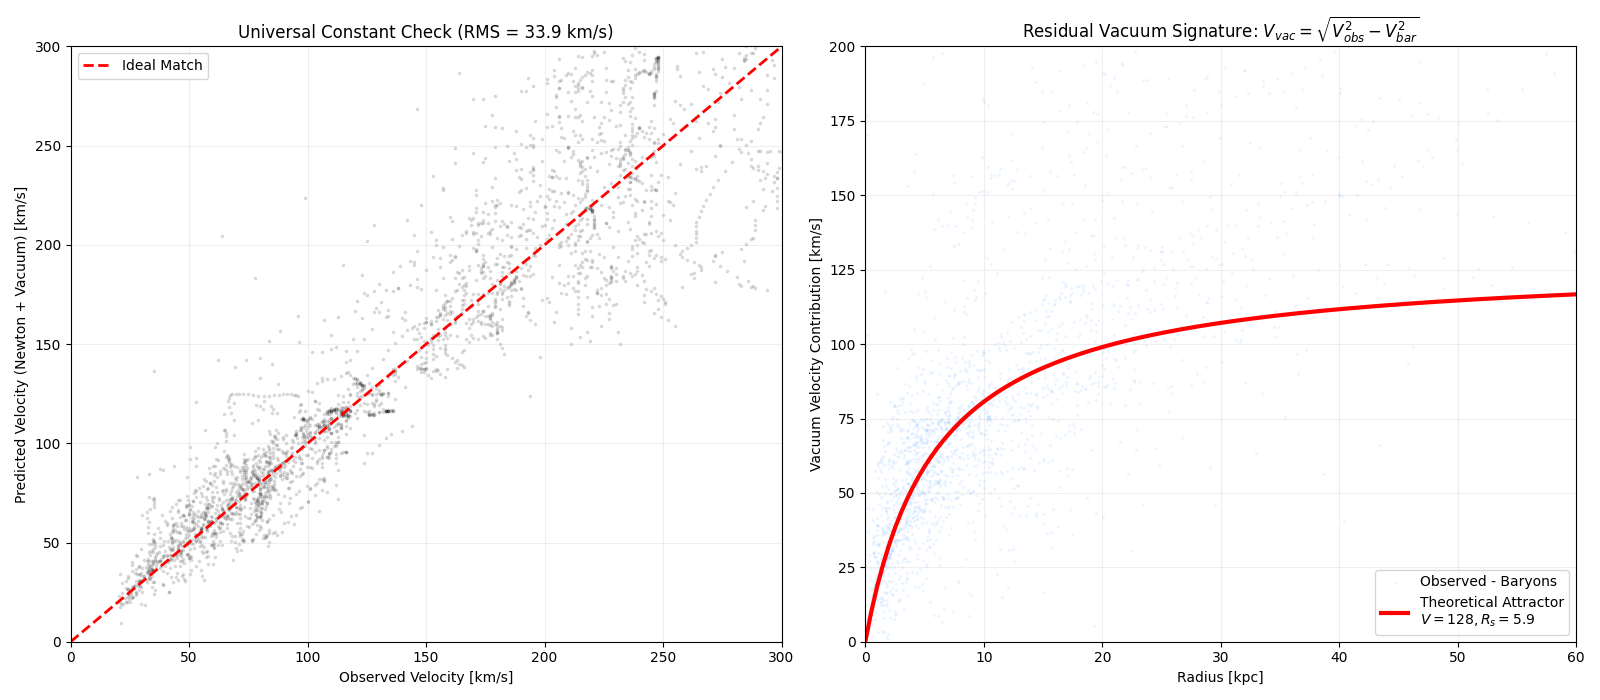

Write Python code to recreate this figure.
import numpy as np
import os
import matplotlib.pyplot as plt

def mass_test_universal_vacuum(folder='rotmod/'):
    files = [f for f in os.listdir(folder) if f.endswith('_rotmod.dat')]
    
    # ФИКСИРОВАННЫЕ КОНСТАНТЫ (НАЙДЕННЫЕ РАНЕЕ)
    V_LIM = 128.2
    R_SCALE = 5.9
    
    v_obs_all = []
    v_pred_all = []
    
    r_vac_check = []
    v_vac_resid = [] # Остаточная скорость (наблюдения минус барионы)
    
    print(f"Обработка {len(files)} галактик с константами: V={V_LIM}, R={R_SCALE}...")
    
    for f in files:
        try:
            data = np.genfromtxt(os.path.join(folder, f))
            r = data[:, 0]
            v_obs = data[:, 1]
            err = data[:, 2]
            
            # Барионы (Газ + Диск + Балдж)
            v_gas = np.abs(data[:, 3])
            v_disk = np.abs(data[:, 4])
            v_bulge = np.abs(data[:, 5])
            v_bar_sq = v_gas**2 + v_disk**2 + v_bulge**2
            
            # Фильтр данных: убираем плохие точки (большие ошибки или наклон)
            # Берем только точки с ошибкой < 15% и скоростью > 20 км/с
            mask = (v_obs > 20) & (err < 0.15 * v_obs)
            
            if np.sum(mask) < 5: continue # Пропускаем совсем мусорные файлы
            
            r_cl = r[mask]
            v_obs_cl = v_obs[mask]
            v_bar_sq_cl = v_bar_sq[mask]
            
            # 1. РАСЧЕТ МОДЕЛИ
            v_vac_theory = V_LIM * (r_cl / (r_cl + R_SCALE))
            v_pred_sq = v_bar_sq_cl + v_vac_theory**2
            v_pred = np.sqrt(v_pred_sq)
            
            v_obs_all.extend(v_obs_cl)
            v_pred_all.extend(v_pred)
            
            # 2. ПРОВЕРКА: "СУЩЕСТВУЕТ ЛИ СИНЯЯ ЛИНИЯ?"
            # Вычитаем барионы из наблюдений: V_resid^2 = V_obs^2 - V_bar^2
            # Если теория верна, остаток должен лечь на Синюю Линию
            diff_sq = v_obs_cl**2 - v_bar_sq_cl
            # Берем только те точки, где V_obs > V_bar (иначе корень из отриц. числа)
            valid_resid = diff_sq > 0
            
            if np.any(valid_resid):
                r_vac_check.extend(r_cl[valid_resid])
                v_vac_resid.extend(np.sqrt(diff_sq[valid_resid]))
                
        except Exception as e:
            continue

    # --- ВИЗУАЛИЗАЦИЯ ---
    fig, (ax1, ax2) = plt.subplots(1, 2, figsize=(16, 7))
    
    # График 1: Предсказание vs Наблюдение
    ax1.scatter(v_obs_all, v_pred_all, alpha=0.1, s=3, c='k')
    ax1.plot([0, 350], [0, 350], 'r--', lw=2, label='Ideal Match')
    
    # Статистика
    v_obs_all = np.array(v_obs_all)
    v_pred_all = np.array(v_pred_all)
    rms = np.sqrt(np.mean((v_obs_all - v_pred_all)**2))
    
    ax1.set_title(f'Universal Constant Check (RMS = {rms:.1f} km/s)')
    ax1.set_xlabel('Observed Velocity [km/s]')
    ax1.set_ylabel('Predicted Velocity (Newton + Vacuum) [km/s]')
    ax1.set_xlim(0, 300)
    ax1.set_ylim(0, 300)
    ax1.grid(True, alpha=0.2)
    ax1.legend()
    
    # График 2: Виден ли Аттрактор?
    ax2.scatter(r_vac_check, v_vac_resid, alpha=0.05, s=2, c='dodgerblue', label='Observed - Baryons')
    
    # Рисуем нашу теоретическую синюю линию
    r_plot = np.linspace(0, 100, 200)
    v_plot = V_LIM * (r_plot / (r_plot + R_SCALE))
    ax2.plot(r_plot, v_plot, 'r-', lw=3, label=f'Theoretical Attractor\n$V={V_LIM:.0f}, R_s={R_SCALE}$')
    
    ax2.set_title('Residual Vacuum Signature: $V_{vac} = \sqrt{V_{obs}^2 - V_{bar}^2}$')
    ax2.set_xlabel('Radius [kpc]')
    ax2.set_ylabel('Vacuum Velocity Contribution [km/s]')
    ax2.set_xlim(0, 60)
    ax2.set_ylim(0, 200)
    ax2.grid(True, alpha=0.2)
    ax2.legend()
    
    plt.tight_layout()
    plt.show()

if __name__ == "__main__":
    mass_test_universal_vacuum()
